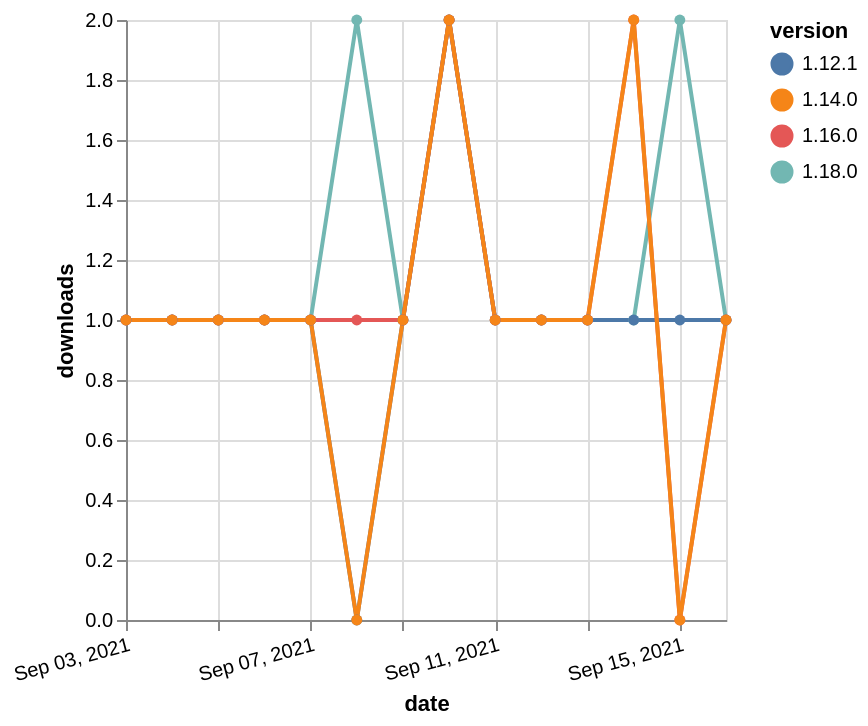

Write a Vega-Lite specification for this figure.
### Vega-Lite specification from a JSON file in a GitHub repository (floating-point values rounded to 4 significant figures)
{"$schema": "https://vega.github.io/schema/vega-lite/v5.json", "description": "A simple bar chart with embedded data.", "data": {"values": [{"date": "2021-09-03", "total": 185, "delta": 1, "version": "1.18.0"}, {"date": "2021-09-04", "total": 186, "delta": 1, "version": "1.18.0"}, {"date": "2021-09-05", "total": 187, "delta": 1, "version": "1.18.0"}, {"date": "2021-09-06", "total": 188, "delta": 1, "version": "1.18.0"}, {"date": "2021-09-07", "total": 189, "delta": 1, "version": "1.18.0"}, {"date": "2021-09-08", "total": 191, "delta": 2, "version": "1.18.0"}, {"date": "2021-09-09", "total": 192, "delta": 1, "version": "1.18.0"}, {"date": "2021-09-10", "total": 194, "delta": 2, "version": "1.18.0"}, {"date": "2021-09-11", "total": 195, "delta": 1, "version": "1.18.0"}, {"date": "2021-09-12", "total": 196, "delta": 1, "version": "1.18.0"}, {"date": "2021-09-13", "total": 197, "delta": 1, "version": "1.18.0"}, {"date": "2021-09-14", "total": 198, "delta": 1, "version": "1.18.0"}, {"date": "2021-09-15", "total": 200, "delta": 2, "version": "1.18.0"}, {"date": "2021-09-16", "total": 201, "delta": 1, "version": "1.18.0"}, {"date": "2021-09-03", "total": 269, "delta": 1, "version": "1.12.1"}, {"date": "2021-09-04", "total": 270, "delta": 1, "version": "1.12.1"}, {"date": "2021-09-05", "total": 271, "delta": 1, "version": "1.12.1"}, {"date": "2021-09-06", "total": 272, "delta": 1, "version": "1.12.1"}, {"date": "2021-09-07", "total": 273, "delta": 1, "version": "1.12.1"}, {"date": "2021-09-08", "total": 273, "delta": 0, "version": "1.12.1"}, {"date": "2021-09-09", "total": 274, "delta": 1, "version": "1.12.1"}, {"date": "2021-09-10", "total": 276, "delta": 2, "version": "1.12.1"}, {"date": "2021-09-11", "total": 277, "delta": 1, "version": "1.12.1"}, {"date": "2021-09-12", "total": 278, "delta": 1, "version": "1.12.1"}, {"date": "2021-09-13", "total": 279, "delta": 1, "version": "1.12.1"}, {"date": "2021-09-14", "total": 280, "delta": 1, "version": "1.12.1"}, {"date": "2021-09-15", "total": 281, "delta": 1, "version": "1.12.1"}, {"date": "2021-09-16", "total": 282, "delta": 1, "version": "1.12.1"}, {"date": "2021-09-03", "total": 212, "delta": 1, "version": "1.16.0"}, {"date": "2021-09-04", "total": 213, "delta": 1, "version": "1.16.0"}, {"date": "2021-09-05", "total": 214, "delta": 1, "version": "1.16.0"}, {"date": "2021-09-06", "total": 215, "delta": 1, "version": "1.16.0"}, {"date": "2021-09-07", "total": 216, "delta": 1, "version": "1.16.0"}, {"date": "2021-09-08", "total": 217, "delta": 1, "version": "1.16.0"}, {"date": "2021-09-09", "total": 218, "delta": 1, "version": "1.16.0"}, {"date": "2021-09-10", "total": 220, "delta": 2, "version": "1.16.0"}, {"date": "2021-09-11", "total": 221, "delta": 1, "version": "1.16.0"}, {"date": "2021-09-12", "total": 222, "delta": 1, "version": "1.16.0"}, {"date": "2021-09-13", "total": 223, "delta": 1, "version": "1.16.0"}, {"date": "2021-09-14", "total": 225, "delta": 2, "version": "1.16.0"}, {"date": "2021-09-15", "total": 225, "delta": 0, "version": "1.16.0"}, {"date": "2021-09-16", "total": 226, "delta": 1, "version": "1.16.0"}, {"date": "2021-09-03", "total": 211, "delta": 1, "version": "1.14.0"}, {"date": "2021-09-04", "total": 212, "delta": 1, "version": "1.14.0"}, {"date": "2021-09-05", "total": 213, "delta": 1, "version": "1.14.0"}, {"date": "2021-09-06", "total": 214, "delta": 1, "version": "1.14.0"}, {"date": "2021-09-07", "total": 215, "delta": 1, "version": "1.14.0"}, {"date": "2021-09-08", "total": 215, "delta": 0, "version": "1.14.0"}, {"date": "2021-09-09", "total": 216, "delta": 1, "version": "1.14.0"}, {"date": "2021-09-10", "total": 218, "delta": 2, "version": "1.14.0"}, {"date": "2021-09-11", "total": 219, "delta": 1, "version": "1.14.0"}, {"date": "2021-09-12", "total": 220, "delta": 1, "version": "1.14.0"}, {"date": "2021-09-13", "total": 221, "delta": 1, "version": "1.14.0"}, {"date": "2021-09-14", "total": 223, "delta": 2, "version": "1.14.0"}, {"date": "2021-09-15", "total": 223, "delta": 0, "version": "1.14.0"}, {"date": "2021-09-16", "total": 224, "delta": 1, "version": "1.14.0"}]}, "width": "container", "mark": {"type": "line", "point": {"filled": true}}, "encoding": {"x": {"field": "date", "type": "temporal", "timeUnit": "yearmonthdate", "title": "date", "axis": {"labelAngle": -15}}, "y": {"field": "delta", "type": "quantitative", "title": "downloads"}, "color": {"field": "version", "type": "nominal"}, "tooltip": {"field": "delta"}}}
